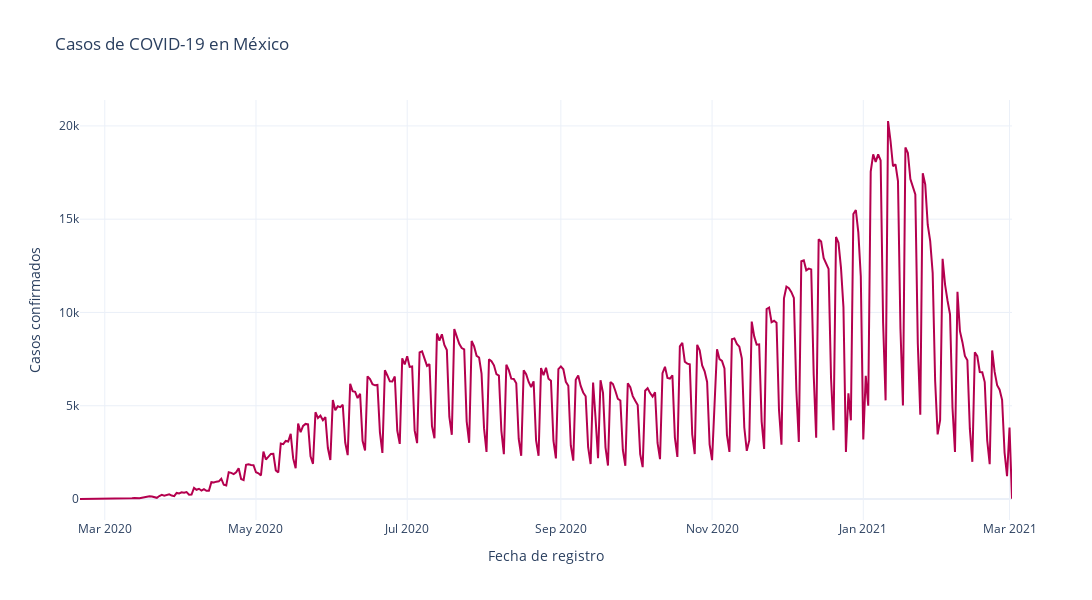
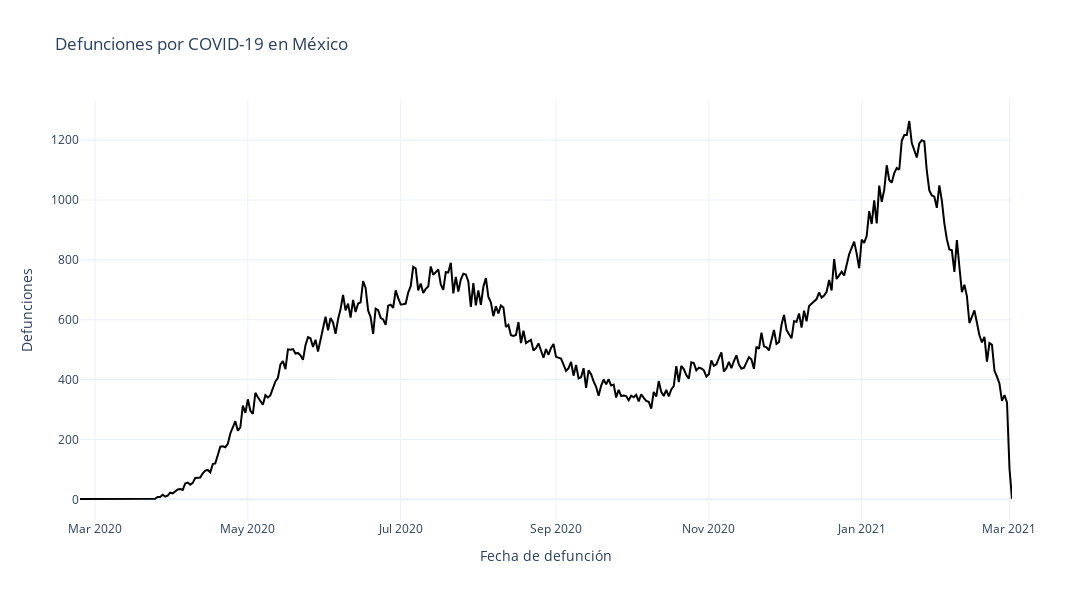

The notebook cell saved with these charts, in order:
### Code cell
# Ploting each line in different figures ...
def plotCases(abscisa, ordenada, x_title, y_title, g_title, paint ):
    fig_1 = px.line( x = abscisa, y = ordenada, title = g_title, width = 1500, height = 600) # labels parameter can be added with a dict

    fig_1.update_traces(marker = dict(color = paint), line = dict(color = paint, width = 2))
    fig_1.update_xaxes(showgrid = True, title = x_title)
    fig_1.update_yaxes(showgrid = True, title = y_title)
    fig_1.show()
    
plotCases(confirmados_por_fecha["fecha_ingreso"], confirmados_por_fecha["confirmados"], 
        "Fecha de registro", "Casos confirmados", "Casos de COVID-19 en México","#b4004e")
plotCases(defunciones_por_fecha["fecha_defuncion"], defunciones_por_fecha["defunciones"], 
        "Fecha de defunción", "Defunciones", "Defunciones por COVID-19 en México" , "black")
# plotCases(sospechosos_por_fecha["fecha_sintomas"],sospechosos_por_fecha["sospechosos"], 
#         "Fecha del inicio de sintomas", "Casos sospechosos", "Casos sospechosos de COVID-19 en México", "#c67c00")

### Figure 1 — Plotly figure (JSON) as saved in the notebook; plotly's stock layout.template omitted (floating-point values rounded to 4 significant figures; data arrays with more than 128 entries replaced by an {"elided": "..."} marker saying what was removed)
{"data": [{"hovertemplate": "x=%{x}<br>y=%{y}<extra></extra>", "legendgroup": "", "line": {"color": "#b4004e", "dash": "solid", "width": 2}, "marker": {"color": "#b4004e"}, "mode": "lines", "name": "", "orientation": "v", "showlegend": false, "type": "scatter", "x": {"elided": "373 str values"}, "xaxis": "x", "y": {"elided": "373 int values"}, "yaxis": "y"}], "layout": {"height": 600, "legend": {"tracegroupgap": 0}, "title": {"text": "Casos de COVID-19 en México"}, "width": 1500, "xaxis": {"anchor": "y", "domain": [0, 1], "showgrid": true, "title": {"text": "Fecha de registro"}}, "yaxis": {"anchor": "x", "domain": [0, 1], "showgrid": true, "title": {"text": "Casos confirmados"}}}}

### Figure 2 — Plotly figure (JSON) as saved in the notebook; plotly's stock layout.template omitted (floating-point values rounded to 4 significant figures; data arrays with more than 128 entries replaced by an {"elided": "..."} marker saying what was removed)
{"data": [{"hovertemplate": "x=%{x}<br>y=%{y}<extra></extra>", "legendgroup": "", "line": {"color": "black", "dash": "solid", "width": 2}, "marker": {"color": "black"}, "mode": "lines", "name": "", "orientation": "v", "showlegend": false, "type": "scatter", "x": {"elided": "352 str values"}, "xaxis": "x", "y": {"elided": "352 int values"}, "yaxis": "y"}], "layout": {"height": 600, "legend": {"tracegroupgap": 0}, "title": {"text": "Defunciones por COVID-19 en México"}, "width": 1500, "xaxis": {"anchor": "y", "domain": [0, 1], "showgrid": true, "title": {"text": "Fecha de defunción"}}, "yaxis": {"anchor": "x", "domain": [0, 1], "showgrid": true, "title": {"text": "Defunciones"}}}}
